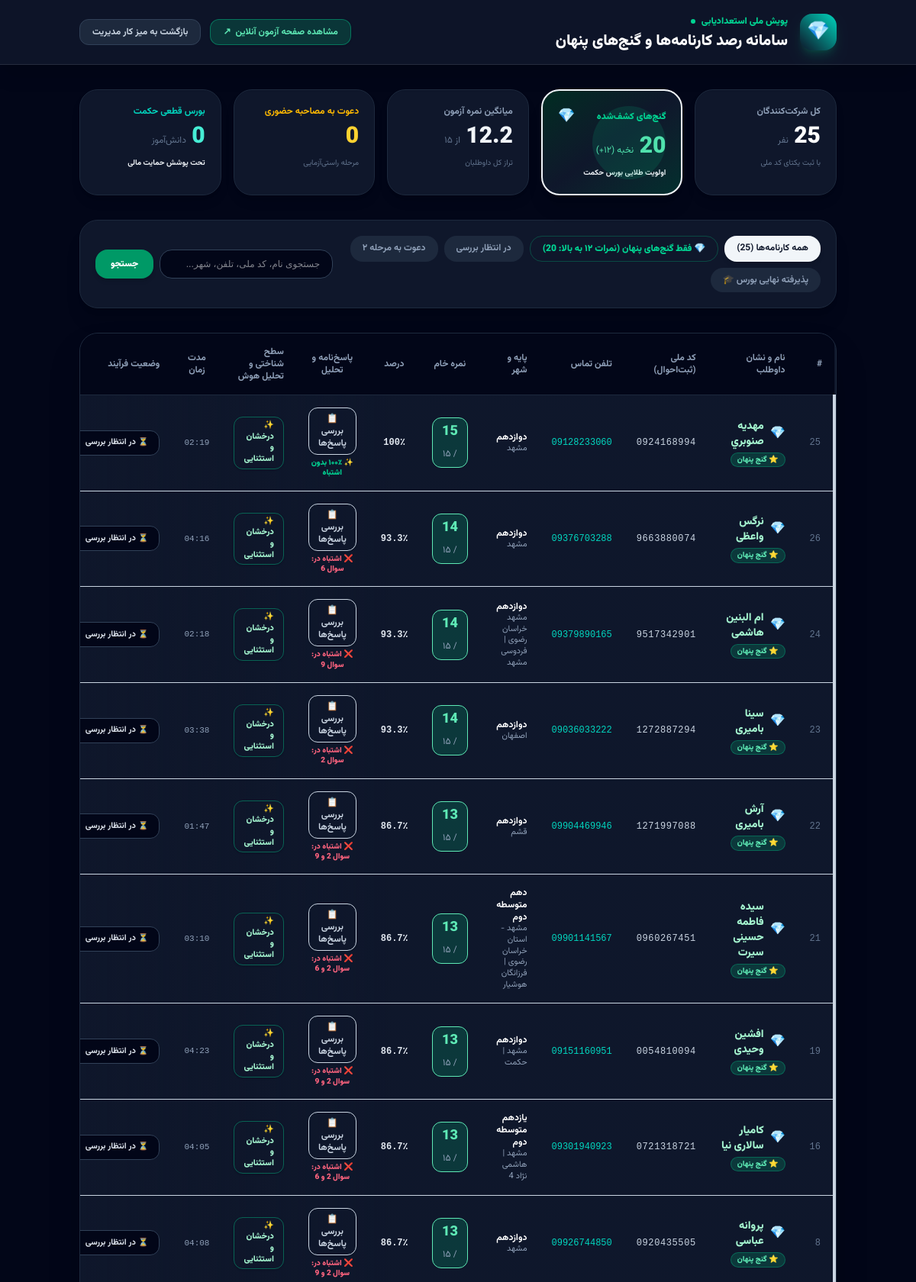
Page /admin/diamond-candidates.php (signed in, upper part) on the committed database.
### tables this page shows
CREATE TABLE diamond_candidates (id INTEGER PRIMARY KEY AUTOINCREMENT, full_name TEXT NOT NULL, phone TEXT NOT NULL, grade TEXT NOT NULL, city TEXT NOT NULL, school_name TEXT, score INTEGER DEFAULT 0, total_questions INTEGER DEFAULT 15, percentage REAL DEFAULT 0, time_spent_seconds INTEGER DEFAULT 0, answers_detail TEXT, ip_address TEXT, status TEXT DEFAULT 'pending', tier TEXT, created_at DATETIME DEFAULT CURRENT_TIMESTAMP, national_id TEXT);

### admin/diamond-candidates.php (the view, shortened to what the rows shown need)
<?php
require_once '../includes/auth.php';
$sql = "SELECT * FROM diamond_candidates WHERE 1=1";
$params = [];
$sql .= " ORDER BY score DESC, created_at DESC";
$stmt = $pdo->prepare($sql);
$stmt->execute($params);
$candidates = $stmt->fetchAll(PDO::FETCH_ASSOC);
?>
<!DOCTYPE html>
<html lang="fa-IR" dir="rtl">
<head>
    <link rel="stylesheet" href="/assets/tailwind.min.css">
</head>
<body class="bg-slate-950 text-slate-100 min-h-screen">
    <header class="bg-slate-900/90 backdrop-blur-xl border-b border-white/10 sticky top-0 z-40 shadow-xl">
        <div class="container mx-auto px-4 py-4 flex flex-col sm:flex-row justify-between items-center gap-4">
            <div class="flex items-center gap-4">
                <div>
                    <h1 class="text-xl font-black text-white">سامانه رصد کارنامه‌ها و گنج‌های پنهان</h1>
                </div>
            </div>
        </div>
    </header>
    <main class="container mx-auto px-4 py-8">
        <div class="bg-slate-900 border border-slate-800 rounded-3xl overflow-hidden shadow-2xl">
            <div class="overflow-x-auto">
                <table class="w-full text-right text-xs">
                    <thead class="bg-slate-950 text-slate-400 border-b border-slate-800 font-bold">
                        <tr>
                            <th class="p-4">#</th>
                            <th class="p-4">نام و نشان داوطلب</th>
                            <th class="p-4">کد ملی (ثبت‌احوال)</th>
                            <th class="p-4">تلفن تماس</th>
                            <th class="p-4">پایه و شهر</th>
                            <th class="p-4 text-center">نمره خام</th>
                            <th class="p-4 text-center">درصد</th>
                            <th class="p-4 text-center">پاسخ‌نامه و تحلیل</th>
                            <th class="p-4">سطح شناختی و تحلیل هوش</th>
                            <th class="p-4 text-center">مدت زمان</th>
                            <th class="p-4">وضعیت فرآیند</th>
                        </tr>
                    </thead>
                    <tbody class="divide-y divide-slate-800/70 text-slate-300">
                        <?php if (empty($candidates)): ?>
                            <tr>
                                <td colspan="12" class="p-12 text-center text-slate-500">
                                    <div class="text-4xl mb-3">🔍</div>
                                    <div class="font-bold text-base text-slate-400">هیچ داوطلبی با فیلتر انتخابی یافت نشد.</div>
                                    <p class="text-xs text-slate-600 mt-1">با شرکت اولین داوطلبان در آزمون آنلاین، نتایج به طور زنده در این جدول نمایان خواهد شد.</p>
                                </td>
                            </tr>
                        <?php else: ?>
                            <?php foreach ($candidates as $cand):
                                $is_diamond = ($cand['score'] >= 12);
                                $row_class = $is_diamond
                                    ? 'bg-gradient-to-r from-emerald-950/70 via-slate-900 to-slate-900 border-r-4 border-r-emerald-400 shadow-sm'
                                    : 'hover:bg-slate-800/40 transition-colors';
                                $ans_data = json_decode($cand['answers_detail'] ?? '{}', true) ?: [];
                                $wrong_questions = [];
                                foreach ($ans_data as $q_num => $q_val) {
                                    if (empty($q_val['is_correct'])) {
                                        $wrong_questions[] = $q_num;
                                    }
                                }
                            ?>
                                <tr class="<?php echo $row_class; ?>">
                                    <td class="p-4 font-mono text-slate-500"><?php echo $cand['id']; ?></td>
                                    <td class="p-4">
                                        <div class="flex items-center gap-2">
                                            <?php if ($is_diamond): ?>
                                                <span class="text-base animate-pulse" title="گنج پنهان کشف‌شده">💎</span>
                                            <?php endif; ?>
                                            <span class="font-black text-sm <?php echo $is_diamond ? 'text-emerald-200' : 'text-white'; ?>">
                                                <?php echo htmlspecialchars($cand['full_name']); ?>
                                            </span>
                                        </div>
                                        <?php if ($is_diamond): ?>
                                            <div class="inline-flex items-center gap-1 mt-1 px-2 py-0.5 rounded-full bg-emerald-500/20 text-emerald-300 text-[10px] font-black border border-emerald-400/30">
                                                <span>⭐ گنج پنهان</span>
                                            </div>
                                        <?php endif; ?>
                                    </td>
                                    <td class="p-4 font-mono text-slate-300 tracking-wider">
                                        <?php echo htmlspecialchars($cand['national_id'] ?? 'ثبت نشده'); ?>
                                    </td>
                                    <td class="p-4 font-mono">
                                        <a href="tel:<?php echo htmlspecialchars($cand['phone']); ?>" class="text-teal-400 hover:text-teal-300 hover:underline">
                                            <?php echo htmlspecialchars($cand['phone']); ?>
                                        </a>
                                    </td>
                                    <td class="p-4">
                                        <div class="text-white font-bold"><?php echo htmlspecialchars($cand['grade']); ?></div>
                                        <div class="text-[11px] text-slate-400"><?php echo htmlspecialchars($cand['city']); ?> <?php if(!empty($cand['school_name'])) echo ' | ' . htmlspecialchars($cand['school_name']); ?></div>
                                    </td>
                                    <td class="p-4 text-center">
                                        <?php if ($is_diamond): ?>
                                            <div class="inline-block px-3 py-1 rounded-xl bg-emerald-500/20 border border-emerald-400/50 text-emerald-300 font-black text-lg shadow-[0_0_12px_rgba(52,211,153,0.3)]">
                                                <?php echo $cand['score']; ?> <span class="text-xs text-slate-400 font-normal">/ ۱۵</span>
                                            </div>
                                        <?php elseif ($cand['score'] >= 9): ?>
                                            <span class="text-base font-black text-cyan-300"><?php echo $cand['score']; ?> <span class="text-xs text-slate-400 font-normal">/ ۱۵</span></span>
                                        <?php else: ?>
                                            <span class="text-sm font-bold text-slate-400"><?php echo $cand['score']; ?> <span class="text-xs text-slate-500 font-normal">/ ۱۵</span></span>
                                        <?php endif; ?>
                                    </td>
                                    <td class="p-4 text-center font-mono font-bold text-slate-200">
                                        <?php echo $cand['percentage']; ?>٪
                                    </td>
                                    <td class="p-4 text-center">
                                        <button type="button" onclick="openCandidateModal(<?php echo $cand['id']; ?>)" class="inline-flex items-center gap-1.5 px-3 py-1.5 rounded-xl bg-cyan-500/20 hover:bg-cyan-500/30 text-cyan-300 border border-cyan-500/40 text-xs font-bold transition-all shadow-sm">
                                            <span>📋 بررسی پاسخ‌ها</span>
                                        </button>
                                        <?php if (empty($wrong_questions)): ?>
                                            <div class="text-[10px] font-black text-emerald-400 mt-1">✨ ۱۰۰٪ بدون اشتباه</div>
                                        <?php else: ?>
                                            <div class="text-[10px] font-black text-rose-400 mt-1">
                                                ❌ اشتباه در: سوال <?php echo implode(' و ', $wrong_questions); ?>
                                            </div>
                                        <?php endif; ?>
                                    </td>
                                    <td class="p-4">
                                        <?php if ($is_diamond): ?>
                                            <span class="px-3 py-1 rounded-xl text-[11px] font-black bg-gradient-to-r from-emerald-500/30 to-teal-500/30 text-emerald-200 border border-emerald-400/40 inline-block shadow-sm">
                                                ✨ <?php echo htmlspecialchars($cand['tier'] ?? 'درخشان و استثنایی'); ?>
                                            </span>
                                        <?php elseif ($cand['score'] >= 10): ?>
                                            <span class="px-2.5 py-1 rounded-xl text-[10px] font-bold bg-teal-500/20 text-teal-300 border border-teal-500/30 inline-block">
                                                <?php echo htmlspecialchars($cand['tier'] ?? 'بسیار مستعد'); ?>
                                            </span>
                                        <?php else: ?>
                                            <span class="px-2 py-0.5 rounded-lg text-[10px] text-slate-400 bg-slate-800">
                                                <?php echo htmlspecialchars($cand['tier'] ?? 'عادی'); ?>
                                            </span>
                                        <?php endif; ?>
                                    </td>
                                    <td class="p-4 text-center font-mono text-slate-400 text-[11px]">
                                        <?php
                                        $mins = floor($cand['time_spent_seconds'] / 60);
                                        $secs = $cand['time_spent_seconds'] % 60;
                                        echo sprintf('%02d:%02d', $mins, $secs);
                                        ?>
                                    </td>
                                    <td class="p-4">
                                        <form method="POST" class="inline">
                                            <select name="status" onchange="this.form.submit()" class="bg-slate-950 border border-slate-700 text-[11px] font-bold rounded-xl px-2.5 py-1.5 text-slate-200 focus:outline-none focus:border-emerald-400 transition-all">
                                                <option value="pending" <?php if($cand['status'] === 'pending') echo 'selected'; ?>>⏳ در انتظار بررسی</option>
                                            </select>
                                        </form>
                                    </td>
                                </tr>
                            <?php endforeach; ?>
                        <?php endif; ?>
                    </tbody>
                </table>
            </div>
        </div>
    </main>
</body>
</html>

### rows in the picture
diamond_candidates: id "25", full_name "مهديه صنوبري", shows "⭐ گنج پنهان", national "0924168994", phone "09128233060", grade "دوازدهم", city "مشهد", score "15", percentage "100", shows "✨ ۱۰۰٪ بدون اشتباه", tier "درخشان و استثنایی", time_spent_seconds "02", time_spent_seconds "19", status "⏳ در انتظار بررسی"
diamond_candidates: id "26", full_name "نرگس واعظی", shows "⭐ گنج پنهان", national "9663880074", phone "09376703288", grade "دوازدهم", city "مشهد", score "14", percentage "93.3", wrong_questions "6", tier "درخشان و استثنایی", time_spent_seconds "04", time_spent_seconds "16", status "⏳ در انتظار بررسی"
diamond_candidates: id "24", full_name "ام البنین هاشمی", shows "⭐ گنج پنهان", national "9517342901", phone "09379890165", grade "دوازدهم", city "مشهد خراسان رضوی", school_name "فردوسی مشهد", score "14", percentage "93.3", wrong_questions "9", tier "درخشان و استثنایی", time_spent_seconds "02", time_spent_seconds "18", status "⏳ در انتظار بررسی"
diamond_candidates: id "23", full_name "سینا بامیری", shows "⭐ گنج پنهان", national "1272887294", phone "09036033222", grade "دوازدهم", city "اصفهان", score "14", percentage "93.3", wrong_questions "2", tier "درخشان و استثنایی", time_spent_seconds "03", time_spent_seconds "38", status "⏳ در انتظار بررسی"
diamond_candidates: id "22", full_name "آرش بامیری", shows "⭐ گنج پنهان", national "1271997088", phone "09904469946", grade "دوازدهم", city "قشم", score "13", percentage "86.7", wrong_questions "2 و 9", tier "درخشان و استثنایی", time_spent_seconds "01", time_spent_seconds "47", status "⏳ در انتظار بررسی"
diamond_candidates: id "21", full_name "سیده فاطمه حسینی سیرت", shows "⭐ گنج پنهان", national "0960267451", phone "09901141567", grade "دهم متوسطه دوم", city "مشهد - استان خراسان رضوی", school_name "فرزانگان هوشیار", score "13", percentage "86.7", wrong_questions "2 و 6", tier "درخشان و استثنایی", time_spent_seconds "03", time_spent_seconds "10", status "⏳ در انتظار بررسی"
diamond_candidates: id "19", full_name "افشین وحیدی", shows "⭐ گنج پنهان", national "0054810094", phone "09151160951", grade "دوازدهم", city "مشهد", school_name "حکمت", score "13", percentage "86.7", wrong_questions "2 و 9", tier "درخشان و استثنایی", time_spent_seconds "04", time_spent_seconds "23", status "⏳ در انتظار بررسی"
diamond_candidates: id "16", full_name "کامیار سالاری نیا", shows "⭐ گنج پنهان", national "0721318721", phone "09301940923", grade "یازدهم متوسطه دوم", city "مشهد", school_name "هاشمی نژاد 4", score "13", percentage "86.7", wrong_questions "2 و 6", tier "درخشان و استثنایی", time_spent_seconds "04", time_spent_seconds "05", status "⏳ در انتظار بررسی"
diamond_candidates: id "8", full_name "پروانه عباسی", shows "⭐ گنج پنهان", national "0920435505", phone "09926744850", grade "دوازدهم", city "مشهد", score "13", percentage "86.7", wrong_questions "2 و 9", tier "درخشان و استثنایی", time_spent_seconds "04", time_spent_seconds "08", status "⏳ در انتظار بررسی"

### other values in the picture
$count_all "25"
$count_invited "0"
$count_accepted "0"
$count_diamonds "20"
